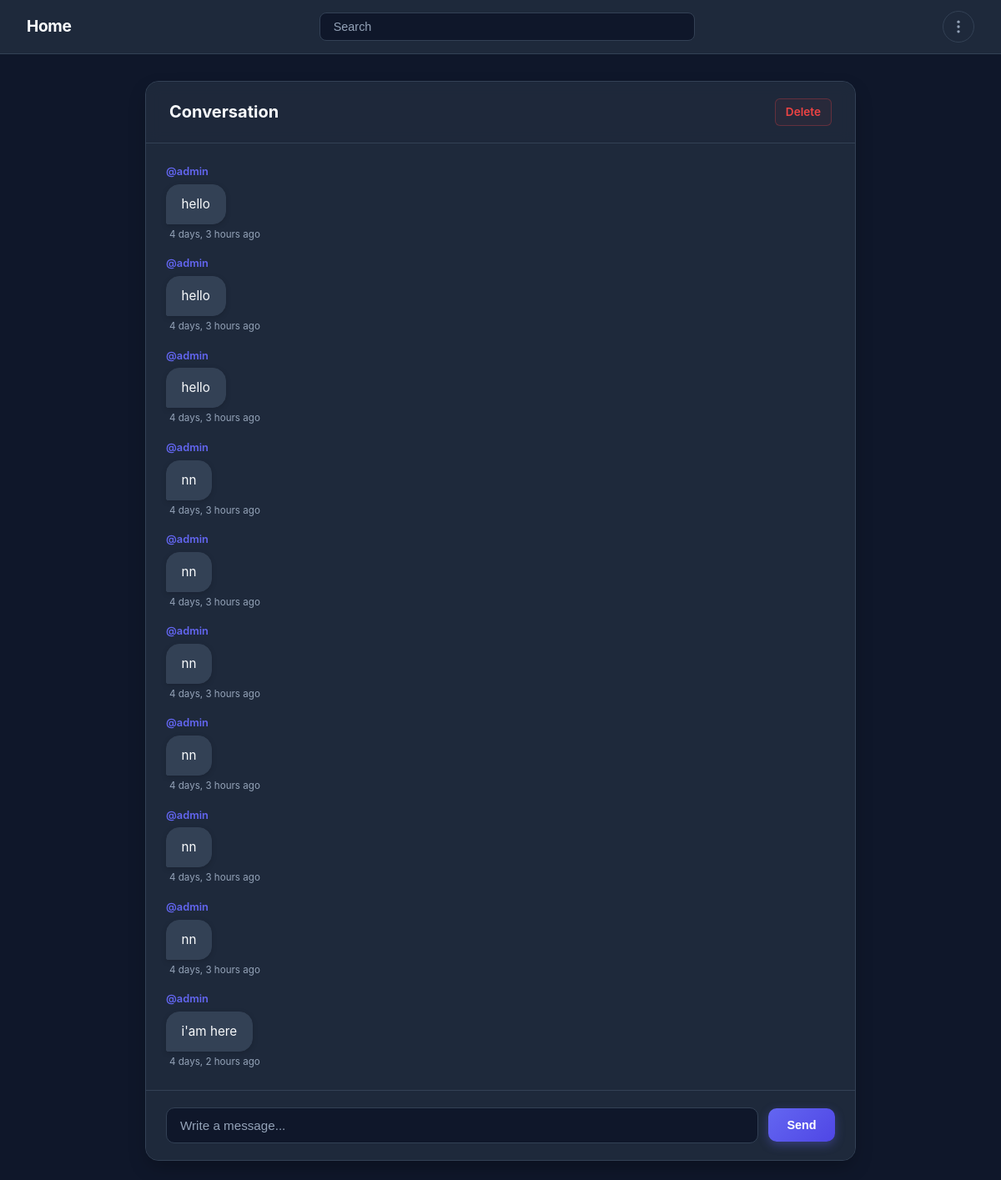
Page /conversation/conversation/1 (signed in) on the earlier database version.
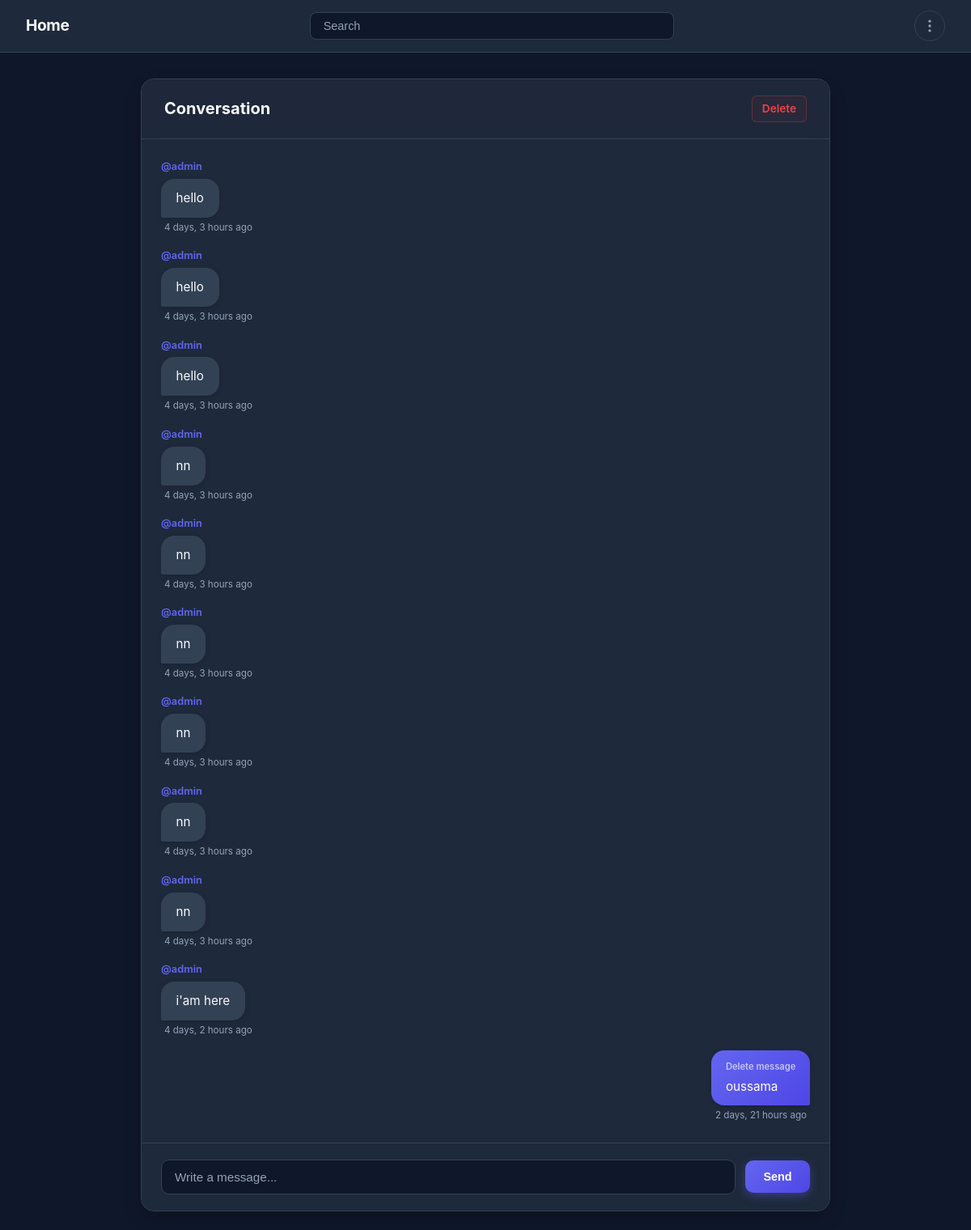
Same page on the later database version.
### conversation/models.py (models this page shows, shortened)
class ConversationMessage(models.Model):
    owner = models.ForeignKey(User, on_delete=models.CASCADE)
    room = models.ForeignKey(ConversationRoom, on_delete=models.CASCADE, related_name="message")
    body = models.TextField()
    created_at = models.DateTimeField(auto_now_add=True)

### accounts/models.py (models this page shows, shortened)
class User(AbstractUser):
    image = models.ImageField(null=True, blank=True)
    email = models.EmailField(unique=True)
    about = models.TextField(null=True, blank=True)

### conversation/views.py (the view, shortened to what this page needs)
# urls.py: path('conversation/<str:pk>', views.conversation_page, name='conversation'),
@login_required(login_url='login')
def conversation_page(request, pk):
    room = ConversationRoom.objects.get(id=pk)
    messages = room.message.all()
    context = {'messages': messages, 'conversation_room': room}
    return render(request, 'chat.html', context)

### conversation/templates/chat.html (shortened to what this page needs)
{% extends 'main.html' %}
{% load static %}
{% block extra_css %}
<link rel="stylesheet" href="{% static 'conversation/chat.css' %}">
{% endblock %}
{% block content %}
<div class="chat-container">
    <div class="chat-card">
        <header class="chat-header">
            <h1>Conversation</h1>
            <a href="{% url 'delete-conversation' conversation_room.id %}">Delete</a>
        </header>
        <div class="message-stream" id="messageStream">
            {% for message in messages %}
                {% if message.owner == request.user %}
                    <div class="message-wrapper sent">
                        <div class="message-bubble">
                            <a href="{% url 'delete-conversation-message' message.id %}" class="delete-msg-link">
                                Delete message
                            </a>
                            <span>{{ message.body }}</span>
                        </div>
                        <span class="message-time">{{ message.created_at|timesince }} ago</span>
                    </div>
                {% else %}
                    <div class="message-wrapper received">
                        <span class="message-author">
                            <a href="{% url 'profile' message.owner.id %}">@{{ message.owner.username }}</a>
                        </span>
                        <div class="message-bubble">
                            {{ message.body }}
                        </div>
                        <span class="message-time">{{ message.created_at|timesince }} ago</span>
                    </div>
                {% endif %}
            {% empty %}
                <p class="empty-chat">No messages yet. Start the conversation!</p>
            {% endfor %}
        </div>
        <form method="POST" class="chat-input-form">
            <input
                type="text"
                name="body"
                placeholder="Write a message..."
                required
                autocomplete="off"
            >
            <button type="submit" class="btn-send">
                Send
            </button>
        </form>
    </div>
</div>
{% endblock %}

Differences in the rows shown:
added ConversationMessage: body "oussama", created_at "2 days, 21 hours"
